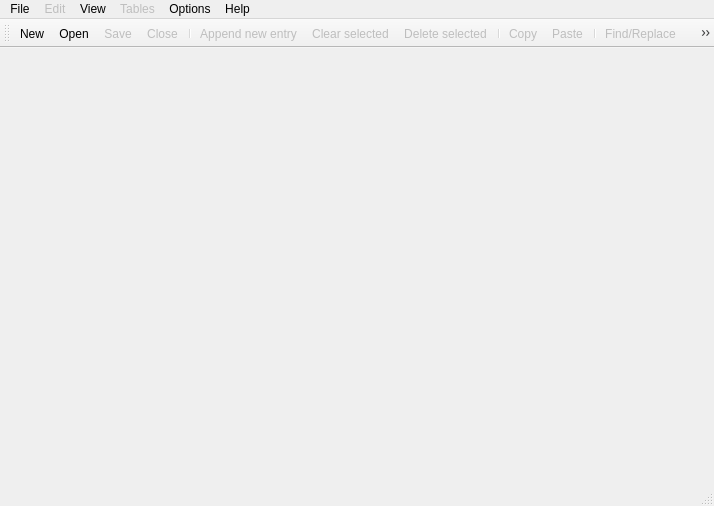
<?xml version="1.0" encoding="UTF-8"?>
<ui version="4.0">
 <class>QTblEditorClass</class>
 <widget class="QMainWindow" name="QTblEditorClass">
  <property name="geometry">
   <rect>
    <x>0</x>
    <y>0</y>
    <width>714</width>
    <height>506</height>
   </rect>
  </property>
  <property name="windowTitle">
   <string notr="true">QTblEditor[*]</string>
  </property>
  <property name="windowIcon">
   <iconset resource="qtbleditor.qrc">
    <normaloff>:/QTblEditor/Resources/Baal.png</normaloff>:/QTblEditor/Resources/Baal.png</iconset>
  </property>
  <property name="documentMode">
   <bool>false</bool>
  </property>
  <property name="unifiedTitleAndToolBarOnMac">
   <bool>true</bool>
  </property>
  <widget class="QWidget" name="centralWidget"/>
  <widget class="QMenuBar" name="menuBar">
   <property name="geometry">
    <rect>
     <x>0</x>
     <y>0</y>
     <width>714</width>
     <height>37</height>
    </rect>
   </property>
   <widget class="QMenu" name="menuFile">
    <property name="title">
     <string>File</string>
    </property>
    <widget class="QMenu" name="menuRecentFiles">
     <property name="title">
      <string>Recent files</string>
     </property>
    </widget>
    <addaction name="actionNew"/>
    <addaction name="actionOpen"/>
    <addaction name="menuRecentFiles"/>
    <addaction name="actionReopen"/>
    <addaction name="separator"/>
    <addaction name="actionSave"/>
    <addaction name="actionSaveAs"/>
    <addaction name="actionSaveAll"/>
    <addaction name="separator"/>
    <addaction name="actionSendToServer"/>
    <addaction name="separator"/>
    <addaction name="actionClose"/>
    <addaction name="actionCloseAll"/>
    <addaction name="separator"/>
    <addaction name="actionExit"/>
   </widget>
   <widget class="QMenu" name="menuHelp">
    <property name="title">
     <string>Help</string>
    </property>
    <addaction name="actionAbout"/>
    <addaction name="actionAboutQt"/>
   </widget>
   <widget class="QMenu" name="menuEdit">
    <property name="enabled">
     <bool>false</bool>
    </property>
    <property name="title">
     <string>Edit</string>
    </property>
    <addaction name="actionChangeText"/>
    <addaction name="separator"/>
    <addaction name="actionAppendEntry"/>
    <addaction name="actionInsertAfterCurrent"/>
    <addaction name="separator"/>
    <addaction name="actionClearSelected"/>
    <addaction name="actionDeleteSelected"/>
    <addaction name="separator"/>
    <addaction name="actionCopy"/>
    <addaction name="actionPaste"/>
    <addaction name="separator"/>
    <addaction name="actionFindReplace"/>
    <addaction name="actionGoTo"/>
   </widget>
   <widget class="QMenu" name="menuTables">
    <property name="enabled">
     <bool>false</bool>
    </property>
    <property name="title">
     <string>Tables</string>
    </property>
    <widget class="QMenu" name="menuDifferences">
     <property name="title">
      <string>Differences</string>
     </property>
     <addaction name="actionKeys"/>
     <addaction name="actionStrings"/>
     <addaction name="actionBoth"/>
     <addaction name="separator"/>
     <addaction name="actionSameStrings"/>
    </widget>
    <addaction name="actionSupplement"/>
    <addaction name="actionSwap"/>
    <addaction name="actionChangeActive"/>
    <addaction name="menuDifferences"/>
    <addaction name="actionSyncScrolling"/>
   </widget>
   <widget class="QMenu" name="menuOptions">
    <property name="title">
     <string>Options</string>
    </property>
    <widget class="QMenu" name="menuCSV_separator">
     <property name="title">
      <string>CSV separator</string>
     </property>
     <addaction name="actionCsvComma"/>
     <addaction name="actionCsvSemiColon"/>
    </widget>
    <widget class="QMenu" name="menuRow_numbering_starts_with">
     <property name="title">
      <string>Row numbering starts with</string>
     </property>
     <addaction name="actionStartNumberingFrom0"/>
     <addaction name="actionStartNumberingFrom1"/>
    </widget>
    <addaction name="actionRestoreLastOpenedFiles"/>
    <addaction name="separator"/>
    <addaction name="actionWrapStrings"/>
    <addaction name="menuCSV_separator"/>
    <addaction name="separator"/>
    <addaction name="menuRow_numbering_starts_with"/>
    <addaction name="actionShowHexInRow"/>
    <addaction name="separator"/>
    <addaction name="actionSaveTxtWithTbl"/>
    <addaction name="actionSaveYamlWithTbl"/>
    <addaction name="separator"/>
    <addaction name="actionHideKeyColumn"/>
    <addaction name="actionRenderGreyAsWhite"/>
   </widget>
   <widget class="QMenu" name="menuView">
    <property name="title">
     <string>View</string>
    </property>
    <addaction name="actionToolbar"/>
    <addaction name="separator"/>
    <addaction name="actionSmallRows"/>
   </widget>
   <addaction name="menuFile"/>
   <addaction name="menuEdit"/>
   <addaction name="menuView"/>
   <addaction name="menuTables"/>
   <addaction name="menuOptions"/>
   <addaction name="menuHelp"/>
  </widget>
  <widget class="QToolBar" name="mainToolBar">
   <property name="iconSize">
    <size>
     <width>24</width>
     <height>24</height>
    </size>
   </property>
   <attribute name="toolBarArea">
    <enum>TopToolBarArea</enum>
   </attribute>
   <attribute name="toolBarBreak">
    <bool>false</bool>
   </attribute>
   <addaction name="actionNew"/>
   <addaction name="actionOpen"/>
   <addaction name="actionSave"/>
   <addaction name="actionClose"/>
   <addaction name="separator"/>
   <addaction name="actionAppendEntry"/>
   <addaction name="actionClearSelected"/>
   <addaction name="actionDeleteSelected"/>
   <addaction name="separator"/>
   <addaction name="actionCopy"/>
   <addaction name="actionPaste"/>
   <addaction name="separator"/>
   <addaction name="actionFindReplace"/>
   <addaction name="actionGoTo"/>
   <addaction name="separator"/>
   <addaction name="actionSyncScrolling"/>
   <addaction name="actionHideKeyColumn"/>
  </widget>
  <widget class="QStatusBar" name="statusBar"/>
  <action name="actionNew">
   <property name="icon">
    <iconset resource="qtbleditor.qrc">
     <normaloff>:/QTblEditor/Resources/New document.png</normaloff>:/QTblEditor/Resources/New document.png</iconset>
   </property>
   <property name="text">
    <string>&amp;New...</string>
   </property>
   <property name="toolTip">
    <string>New</string>
   </property>
   <property name="statusTip">
    <string>Create new table</string>
   </property>
   <property name="shortcut">
    <string>Ctrl+N</string>
   </property>
  </action>
  <action name="actionOpen">
   <property name="icon">
    <iconset resource="qtbleditor.qrc">
     <normaloff>:/QTblEditor/Resources/Open.png</normaloff>:/QTblEditor/Resources/Open.png</iconset>
   </property>
   <property name="text">
    <string>&amp;Open...</string>
   </property>
   <property name="toolTip">
    <string>Open</string>
   </property>
   <property name="statusTip">
    <string>Open existing table</string>
   </property>
   <property name="shortcut">
    <string>Ctrl+O</string>
   </property>
  </action>
  <action name="actionSave">
   <property name="enabled">
    <bool>false</bool>
   </property>
   <property name="icon">
    <iconset resource="qtbleditor.qrc">
     <normaloff>:/QTblEditor/Resources/Save.png</normaloff>:/QTblEditor/Resources/Save.png</iconset>
   </property>
   <property name="text">
    <string>&amp;Save</string>
   </property>
   <property name="toolTip">
    <string>Save</string>
   </property>
   <property name="statusTip">
    <string>Save active table</string>
   </property>
   <property name="shortcut">
    <string>Ctrl+S</string>
   </property>
  </action>
  <action name="actionSaveAs">
   <property name="enabled">
    <bool>false</bool>
   </property>
   <property name="text">
    <string>Save as...</string>
   </property>
   <property name="toolTip">
    <string>Save as</string>
   </property>
   <property name="statusTip">
    <string>Save active table with a new name</string>
   </property>
   <property name="shortcut">
    <string>Ctrl+Shift+S</string>
   </property>
  </action>
  <action name="actionClose">
   <property name="enabled">
    <bool>false</bool>
   </property>
   <property name="icon">
    <iconset resource="qtbleditor.qrc">
     <normaloff>:/QTblEditor/Resources/Close.png</normaloff>:/QTblEditor/Resources/Close.png</iconset>
   </property>
   <property name="text">
    <string>&amp;Close</string>
   </property>
   <property name="toolTip">
    <string>Close</string>
   </property>
   <property name="statusTip">
    <string>Close active table</string>
   </property>
   <property name="shortcut">
    <string>Ctrl+W</string>
   </property>
  </action>
  <action name="actionExit">
   <property name="text">
    <string>Exit</string>
   </property>
   <property name="toolTip">
    <string>Exit</string>
   </property>
   <property name="statusTip">
    <string>Exit the program</string>
   </property>
   <property name="shortcut">
    <string>Ctrl+Q</string>
   </property>
   <property name="menuRole">
    <enum>QAction::QuitRole</enum>
   </property>
  </action>
  <action name="actionAbout">
   <property name="icon">
    <iconset resource="qtbleditor.qrc">
     <normaloff>:/QTblEditor/Resources/Baal.png</normaloff>:/QTblEditor/Resources/Baal.png</iconset>
   </property>
   <property name="text">
    <string>About QTblEditor</string>
   </property>
   <property name="toolTip">
    <string>About QTblEditor</string>
   </property>
   <property name="statusTip">
    <string>About this tool</string>
   </property>
   <property name="shortcut">
    <string>F1</string>
   </property>
   <property name="menuRole">
    <enum>QAction::AboutRole</enum>
   </property>
  </action>
  <action name="actionFindReplace">
   <property name="enabled">
    <bool>false</bool>
   </property>
   <property name="icon">
    <iconset resource="qtbleditor.qrc">
     <normaloff>:/QTblEditor/Resources/Search.png</normaloff>:/QTblEditor/Resources/Search.png</iconset>
   </property>
   <property name="text">
    <string>Find/Replace...</string>
   </property>
   <property name="toolTip">
    <string>Find/Replace</string>
   </property>
   <property name="statusTip">
    <string>Find and/or replace text in tables</string>
   </property>
   <property name="shortcut">
    <string>Ctrl+F</string>
   </property>
  </action>
  <action name="actionGoTo">
   <property name="enabled">
    <bool>false</bool>
   </property>
   <property name="icon">
    <iconset resource="qtbleditor.qrc">
     <normaloff>:/QTblEditor/Resources/Goto.png</normaloff>:/QTblEditor/Resources/Goto.png</iconset>
   </property>
   <property name="text">
    <string>Go to...</string>
   </property>
   <property name="toolTip">
    <string>Go to</string>
   </property>
   <property name="statusTip">
    <string>Go to the specified row</string>
   </property>
  </action>
  <action name="actionClearSelected">
   <property name="enabled">
    <bool>false</bool>
   </property>
   <property name="icon">
    <iconset resource="qtbleditor.qrc">
     <normaloff>:/QTblEditor/Resources/Erase.png</normaloff>:/QTblEditor/Resources/Erase.png</iconset>
   </property>
   <property name="text">
    <string>Clear selected...</string>
   </property>
   <property name="toolTip">
    <string>Clear selected</string>
   </property>
   <property name="statusTip">
    <string>Clear text of selected cells</string>
   </property>
   <property name="shortcut">
    <string>Del</string>
   </property>
  </action>
  <action name="actionDeleteSelected">
   <property name="enabled">
    <bool>false</bool>
   </property>
   <property name="icon">
    <iconset resource="qtbleditor.qrc">
     <normaloff>:/QTblEditor/Resources/Remove.png</normaloff>:/QTblEditor/Resources/Remove.png</iconset>
   </property>
   <property name="text">
    <string>Delete selected...</string>
   </property>
   <property name="toolTip">
    <string>Delete selected</string>
   </property>
   <property name="statusTip">
    <string>Delete selected rows</string>
   </property>
   <property name="shortcut">
    <string>Shift+Del</string>
   </property>
  </action>
  <action name="actionChangeText">
   <property name="enabled">
    <bool>false</bool>
   </property>
   <property name="icon">
    <iconset resource="qtbleditor.qrc">
     <normaloff>:/QTblEditor/Resources/Modify.png</normaloff>:/QTblEditor/Resources/Modify.png</iconset>
   </property>
   <property name="text">
    <string>Change text</string>
   </property>
   <property name="toolTip">
    <string>Change text</string>
   </property>
   <property name="statusTip">
    <string>Change text in the current cell</string>
   </property>
   <property name="shortcut">
    <string>Return</string>
   </property>
  </action>
  <action name="actionAppendEntry">
   <property name="enabled">
    <bool>false</bool>
   </property>
   <property name="icon">
    <iconset resource="qtbleditor.qrc">
     <normaloff>:/QTblEditor/Resources/Add.png</normaloff>:/QTblEditor/Resources/Add.png</iconset>
   </property>
   <property name="text">
    <string>Append new entry</string>
   </property>
   <property name="toolTip">
    <string>Append new entry</string>
   </property>
   <property name="statusTip">
    <string>Insert empty row in the end of active table</string>
   </property>
   <property name="shortcut">
    <string>Ctrl+Ins</string>
   </property>
  </action>
  <action name="actionInsertAfterCurrent">
   <property name="enabled">
    <bool>false</bool>
   </property>
   <property name="text">
    <string>Insert after current</string>
   </property>
   <property name="toolTip">
    <string>Insert after current</string>
   </property>
   <property name="statusTip">
    <string>Insert empty row after the current selected in active table</string>
   </property>
   <property name="shortcut">
    <string>Ins</string>
   </property>
  </action>
  <action name="actionSaveAll">
   <property name="enabled">
    <bool>false</bool>
   </property>
   <property name="text">
    <string>Save all</string>
   </property>
   <property name="statusTip">
    <string>Save all tables</string>
   </property>
   <property name="shortcut">
    <string>Ctrl+Alt+S</string>
   </property>
  </action>
  <action name="actionAboutQt">
   <property name="icon">
    <iconset resource="qtbleditor.qrc">
     <normaloff>:/QTblEditor/Resources/Qt.png</normaloff>:/QTblEditor/Resources/Qt.png</iconset>
   </property>
   <property name="text">
    <string>About Qt</string>
   </property>
   <property name="toolTip">
    <string>About Qt</string>
   </property>
   <property name="statusTip">
    <string>About Qt library</string>
   </property>
   <property name="menuRole">
    <enum>QAction::AboutQtRole</enum>
   </property>
  </action>
  <action name="actionCloseAll">
   <property name="enabled">
    <bool>false</bool>
   </property>
   <property name="text">
    <string>Close all</string>
   </property>
   <property name="statusTip">
    <string>Close all tables</string>
   </property>
   <property name="shortcut">
    <string>Ctrl+Shift+W</string>
   </property>
  </action>
  <action name="actionSupplement">
   <property name="enabled">
    <bool>false</bool>
   </property>
   <property name="text">
    <string>Supplement</string>
   </property>
   <property name="statusTip">
    <string>Copy excessive data from the bigger table to the smaller one</string>
   </property>
   <property name="shortcut">
    <string>Ctrl+U</string>
   </property>
  </action>
  <action name="actionSwap">
   <property name="enabled">
    <bool>false</bool>
   </property>
   <property name="icon">
    <iconset resource="qtbleditor.qrc">
     <normaloff>:/QTblEditor/Resources/Swap.png</normaloff>:/QTblEditor/Resources/Swap.png</iconset>
   </property>
   <property name="text">
    <string>Swap</string>
   </property>
   <property name="statusTip">
    <string>Swap tables</string>
   </property>
  </action>
  <action name="actionCsvComma">
   <property name="checkable">
    <bool>true</bool>
   </property>
   <property name="checked">
    <bool>true</bool>
   </property>
   <property name="text">
    <string>, (comma)</string>
   </property>
   <property name="statusTip">
    <string>Use comma as a value separator in *.csv files</string>
   </property>
  </action>
  <action name="actionCsvSemiColon">
   <property name="checkable">
    <bool>true</bool>
   </property>
   <property name="text">
    <string>; (semicolon)</string>
   </property>
   <property name="statusTip">
    <string>Use semicolon as a value separator in *.csv files</string>
   </property>
  </action>
  <action name="actionRestoreLastOpenedFiles">
   <property name="checkable">
    <bool>true</bool>
   </property>
   <property name="checked">
    <bool>true</bool>
   </property>
   <property name="text">
    <string>Restore last opened files</string>
   </property>
   <property name="statusTip">
    <string>Load last opened files on start</string>
   </property>
  </action>
  <action name="actionWrapStrings">
   <property name="checkable">
    <bool>true</bool>
   </property>
   <property name="checked">
    <bool>true</bool>
   </property>
   <property name="text">
    <string>Wrap strings in double quotes</string>
   </property>
   <property name="statusTip">
    <string>Wrap all strings in generated *.txt in double quotes</string>
   </property>
  </action>
  <action name="actionChangeActive">
   <property name="enabled">
    <bool>false</bool>
   </property>
   <property name="text">
    <string>Change active</string>
   </property>
   <property name="statusTip">
    <string>Make the other table active</string>
   </property>
  </action>
  <action name="actionToolbar">
   <property name="checkable">
    <bool>true</bool>
   </property>
   <property name="checked">
    <bool>true</bool>
   </property>
   <property name="text">
    <string>Toolbar</string>
   </property>
   <property name="statusTip">
    <string>Toggle toolbar visibility</string>
   </property>
  </action>
  <action name="actionReopen">
   <property name="enabled">
    <bool>false</bool>
   </property>
   <property name="text">
    <string>Reopen</string>
   </property>
   <property name="statusTip">
    <string>Read active table from disk and lose all current changes</string>
   </property>
   <property name="shortcut">
    <string>Ctrl+Alt+O</string>
   </property>
  </action>
  <action name="actionCopy">
   <property name="enabled">
    <bool>false</bool>
   </property>
   <property name="icon">
    <iconset resource="qtbleditor.qrc">
     <normaloff>:/QTblEditor/Resources/Copy.png</normaloff>:/QTblEditor/Resources/Copy.png</iconset>
   </property>
   <property name="text">
    <string>Copy</string>
   </property>
   <property name="statusTip">
    <string>Copy text from selected cells to the clipboard</string>
   </property>
   <property name="shortcut">
    <string>Ctrl+C</string>
   </property>
  </action>
  <action name="actionPaste">
   <property name="enabled">
    <bool>false</bool>
   </property>
   <property name="icon">
    <iconset resource="qtbleditor.qrc">
     <normaloff>:/QTblEditor/Resources/Paste.png</normaloff>:/QTblEditor/Resources/Paste.png</iconset>
   </property>
   <property name="text">
    <string>Paste</string>
   </property>
   <property name="statusTip">
    <string>Paste text from the clipboard after the current cell</string>
   </property>
   <property name="shortcut">
    <string>Ctrl+V</string>
   </property>
  </action>
  <action name="actionSmallRows">
   <property name="checkable">
    <bool>true</bool>
   </property>
   <property name="checked">
    <bool>false</bool>
   </property>
   <property name="text">
    <string>Small rows</string>
   </property>
   <property name="statusTip">
    <string>Toggle between small and large rows</string>
   </property>
  </action>
  <action name="actionKeys">
   <property name="checkable">
    <bool>false</bool>
   </property>
   <property name="text">
    <string>Keys</string>
   </property>
   <property name="statusTip">
    <string>Show rows with distinct keys</string>
   </property>
  </action>
  <action name="actionStrings">
   <property name="checkable">
    <bool>false</bool>
   </property>
   <property name="text">
    <string>Strings</string>
   </property>
   <property name="statusTip">
    <string>Show rows with same keys that have distinct strings</string>
   </property>
  </action>
  <action name="actionBoth">
   <property name="checkable">
    <bool>false</bool>
   </property>
   <property name="text">
    <string>Both</string>
   </property>
   <property name="statusTip">
    <string>Show rows that meet the above conditions</string>
   </property>
  </action>
  <action name="actionSameStrings">
   <property name="text">
    <string>Same strings</string>
   </property>
   <property name="statusTip">
    <string>Show rows that have same strings</string>
   </property>
  </action>
  <action name="actionStartNumberingFrom0">
   <property name="checkable">
    <bool>true</bool>
   </property>
   <property name="text">
    <string>0</string>
   </property>
  </action>
  <action name="actionStartNumberingFrom1">
   <property name="checkable">
    <bool>true</bool>
   </property>
   <property name="checked">
    <bool>true</bool>
   </property>
   <property name="text">
    <string>1</string>
   </property>
  </action>
  <action name="actionShowHexInRow">
   <property name="checkable">
    <bool>true</bool>
   </property>
   <property name="text">
    <string>Show hex values in row numbers</string>
   </property>
  </action>
  <action name="actionSyncScrolling">
   <property name="checkable">
    <bool>true</bool>
   </property>
   <property name="text">
    <string>Sync scrolling and selection</string>
   </property>
   <property name="iconText">
    <string>Sync scrolling</string>
   </property>
   <property name="shortcut">
    <string notr="true">F4</string>
   </property>
  </action>
  <action name="actionSendToServer">
   <property name="enabled">
    <bool>false</bool>
   </property>
   <property name="text">
    <string>Send to server...</string>
   </property>
  </action>
  <action name="actionSaveTxtWithTbl">
   <property name="checkable">
    <bool>true</bool>
   </property>
   <property name="text">
    <string>Save .txt together with .tbl</string>
   </property>
   <property name="statusTip">
    <string>When saving a .tbl, also save respective .txt automatically</string>
   </property>
  </action>
  <action name="actionHideKeyColumn">
   <property name="checkable">
    <bool>true</bool>
   </property>
   <property name="text">
    <string>Hide the Key column</string>
   </property>
   <property name="iconText">
    <string>Hide Key</string>
   </property>
  </action>
  <action name="actionRenderGreyAsWhite">
   <property name="checkable">
    <bool>true</bool>
   </property>
   <property name="text">
    <string notr="true"/>
   </property>
  </action>
  <action name="actionSaveYamlWithTbl">
   <property name="checkable">
    <bool>true</bool>
   </property>
   <property name="text">
    <string>Save .yml together with .tbl</string>
   </property>
   <property name="statusTip">
    <string>When saving a .tbl, also save respective .yml automatically</string>
   </property>
  </action>
 </widget>
 <layoutdefault spacing="6" margin="11"/>
 <resources>
  <include location="qtbleditor.qrc"/>
 </resources>
 <connections>
  <connection>
   <sender>actionExit</sender>
   <signal>triggered()</signal>
   <receiver>QTblEditorClass</receiver>
   <slot>close()</slot>
   <hints>
    <hint type="sourcelabel">
     <x>-1</x>
     <y>-1</y>
    </hint>
    <hint type="destinationlabel">
     <x>299</x>
     <y>199</y>
    </hint>
   </hints>
  </connection>
 </connections>
</ui>
